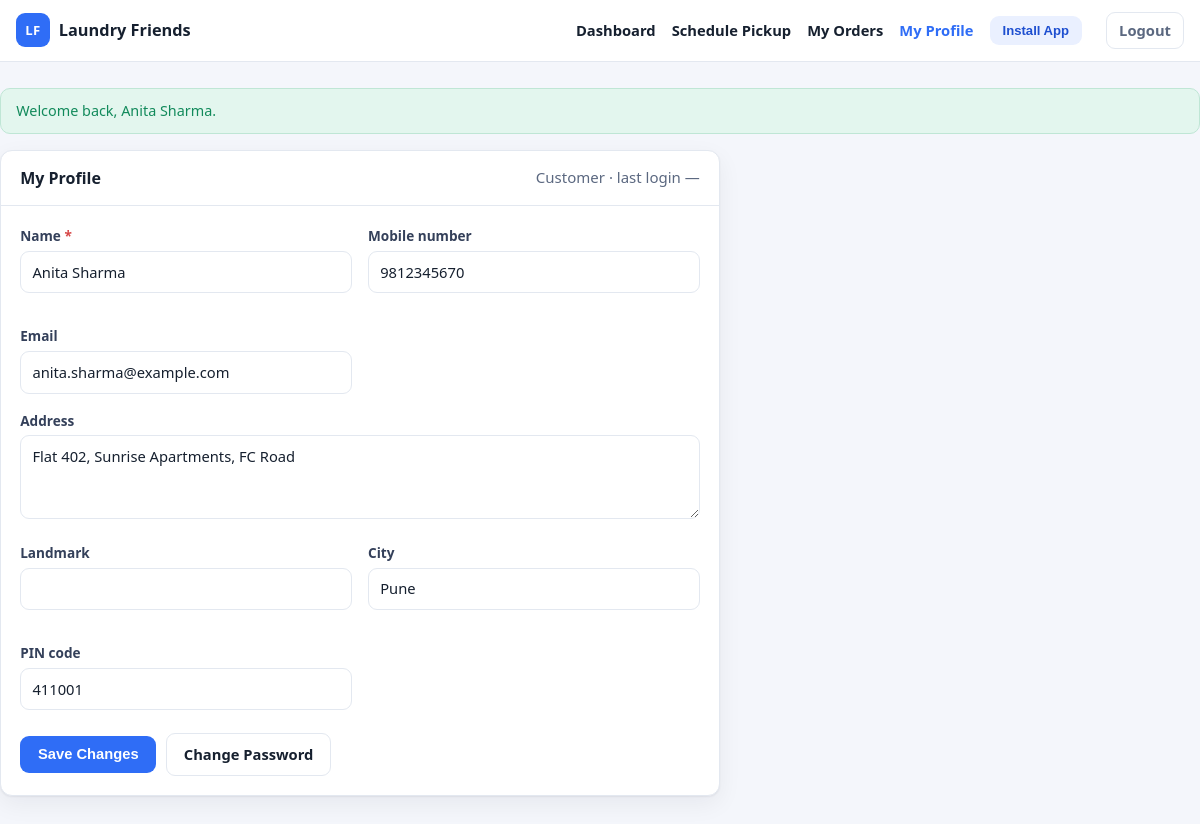
Screenshot of /account/profile.php (signed in) with the database file from the repository.
### tables this page shows
CREATE TABLE IF NOT EXISTS users (
  id INT UNSIGNED AUTO_INCREMENT PRIMARY KEY,
  role ENUM('super_admin','admin','staff','customer') NOT NULL DEFAULT 'customer',
  name VARCHAR(100) NOT NULL,
  email VARCHAR(150) NULL,
  phone VARCHAR(20) NULL,
  phone_key VARCHAR(20) NULL,
  password_hash VARCHAR(255) NOT NULL,
  is_active TINYINT(1) NOT NULL DEFAULT 1,
  must_change_password TINYINT(1) NOT NULL DEFAULT 0,
  last_login_at DATETIME NULL,
  created_by INT UNSIGNED NULL,
  created_at DATETIME NOT NULL DEFAULT CURRENT_TIMESTAMP,
  updated_at DATETIME NOT NULL DEFAULT CURRENT_TIMESTAMP ON UPDATE CURRENT_TIMESTAMP,
  UNIQUE KEY uq_users_email (email),
  UNIQUE KEY uq_users_phone_key (phone_key),
  KEY idx_users_role (role),
  KEY idx_users_active (is_active)
);

CREATE TABLE IF NOT EXISTS customers (
  id INT UNSIGNED AUTO_INCREMENT PRIMARY KEY,
  user_id INT UNSIGNED NULL,
  name VARCHAR(100) NOT NULL,
  phone VARCHAR(20) NOT NULL,
  phone_key VARCHAR(20) NULL,
  email VARCHAR(150) NULL,
  address TEXT NULL,
  landmark VARCHAR(150) NULL,
  city VARCHAR(80) NULL,
  pincode VARCHAR(10) NULL,
  latitude DECIMAL(10,7) NULL,
  longitude DECIMAL(10,7) NULL,
  place_id VARCHAR(255) NULL,
  notes TEXT NULL,
  created_by INT UNSIGNED NULL,
  created_at DATETIME NOT NULL DEFAULT CURRENT_TIMESTAMP,
  updated_at DATETIME NOT NULL DEFAULT CURRENT_TIMESTAMP ON UPDATE CURRENT_TIMESTAMP,
  UNIQUE KEY uq_customers_user (user_id),
  UNIQUE KEY uq_customers_phone_key (phone_key),
  KEY idx_customers_phone (phone)
);

### config/auth.php (called while the page is built, shortened)
<?php
function current_user(): ?array
{
    static $user = null;
    static $loaded = false;
    if ($loaded) {
        return $user;
    }
    $loaded = true;
    $user = db_row('SELECT * FROM users WHERE id = ? AND is_active = 1', [(int) $_SESSION['user_id']]);
    return $user;
}
function require_login(bool $allowPasswordChange = false): array
{
    $user = current_user();
    return $user;
}

### config/db.php (called while the page is built, shortened)
<?php
function db(): PDO
{
    static $pdo = null;
    if ($pdo instanceof PDO) {
        return $pdo;
    }
    $dsn = 'mysql:host=' . DB_HOST . ';port=' . DB_PORT . ';dbname=' . DB_NAME . ';charset=utf8mb4';
    try {
        $pdo = new PDO($dsn, DB_USER, DB_PASS, [
            PDO::ATTR_ERRMODE => PDO::ERRMODE_EXCEPTION,
            PDO::ATTR_DEFAULT_FETCH_MODE => PDO::FETCH_ASSOC,
            PDO::ATTR_EMULATE_PREPARES => false,
        ]);
        $pdo->exec("SET time_zone = '" . DB_TIMEZONE . "'");
    } catch (PDOException $e) {
        app_log_throwable($e);
        throw new RuntimeException('Database connection failed. Please try again in a moment.', 0, $e);
    }
    return $pdo;
}
function db_row(string $sql, array $params = []): ?array
{
    $stmt = db()->prepare($sql);
    $stmt->execute($params);
    $row = $stmt->fetch();
    return $row === false ? null : $row;
}

### config/helpers.php (called while the page is built, shortened)
<?php
function e(?string $value): string
{
    return htmlspecialchars((string) $value, ENT_QUOTES | ENT_SUBSTITUTE, 'UTF-8');
}
function url(string $path = ''): string
{
    return BASE_URL . '/' . ltrim($path, '/');
}
function role_label(string $role): string
{
    $map = [
        'super_admin' => 'Super Admin',
        'admin' => 'Admin / Owner',
        'staff' => 'Staff',
        'pickup' => 'Staff',
        'delivery' => 'Staff',
        'customer' => 'Customer',
    ];
    return $map[$role] ?? ucfirst($role);
}
function staff_roles(): array
{
    return ['staff', 'pickup', 'delivery'];
}
function format_datetime(?string $date): string
{
    if ($date === null || $date === '') {
        return '—';
    }
    $ts = strtotime($date);
    return $ts === false ? '—' : date('d M Y, h:i A', $ts);
}

### includes/orders.php (called while the page is built, shortened)
<?php
function customer_for_user(int $userId): ?array
{
    return db_row('SELECT * FROM customers WHERE user_id = ?', [$userId]);
}

### account/profile.php (the view, shortened to what this page needs)
<?php
require_once dirname(__DIR__) . '/bootstrap.php';
require_once dirname(__DIR__) . '/includes/layout.php';
require_once dirname(__DIR__) . '/includes/orders.php';
$user = require_login();
$isStaff = in_array($user['role'], staff_roles(), true);
$customer = null;
if ($user['role'] === 'customer') {
    $customer = customer_for_user((int) $user['id']);
}
$form = [
    'name' => (string) $user['name'],
    'email' => (string) ($user['email'] ?? ''),
    'phone' => (string) ($user['phone'] ?? ($customer['phone'] ?? '')),
    'address' => (string) ($customer['address'] ?? ''),
    'landmark' => (string) ($customer['landmark'] ?? ''),
    'city' => (string) ($customer['city'] ?? ''),
    'pincode' => (string) ($customer['pincode'] ?? ''),
];
?>
<div class="panel" style="max-width: 720px;">
    <div class="panel-head">
        <h2>My Profile</h2>
        <span class="subtle"><?= e(role_label((string) $user['role'])) ?> &middot; last login <?= e(format_datetime($user['last_login_at'])) ?></span>
    </div>
    <div class="panel-body">
        <?php if ($isStaff): ?>
            <div class="alert alert-info">
                These details are read-only for staff accounts. The owner controls the staff name, mobile number, email and password.
            </div>
            <dl class="kv">
                <dt>Name</dt><dd><?= e($form['name']) ?></dd>
                <dt>Mobile number</dt><dd><?= e($form['phone'] !== '' ? $form['phone'] : '—') ?></dd>
                <dt>Email</dt><dd><?= e($form['email'] !== '' ? $form['email'] : '—') ?></dd>
                <dt>Staff ID</dt><dd>LF-<?= e(str_pad((string) $user['id'], 4, '0', STR_PAD_LEFT)) ?></dd>
                <dt>Role</dt><dd><?= e(role_label((string) $user['role'])) ?></dd>
                <dt>Last login</dt><dd><?= e(format_datetime($user['last_login_at'])) ?></dd>
            </dl>
            <div class="form-actions">
                <a class="btn btn-ghost" href="<?= e(url(home_for_role((string) $user['role']))) ?>">Back to dashboard</a>
            </div>
        <?php else: ?>
        <form method="post" action="<?= e(url('account/profile.php')) ?>">
            <div class="form-grid">
                <div class="form-group">
                    <label for="name" class="required">Name</label>
                    <input type="text" id="name" name="name" value="<?= e($form['name']) ?>" required>
                </div>
                <div class="form-group">
                    <label for="phone">Mobile number</label>
                    <input type="tel" inputmode="tel" maxlength="16" id="phone" name="phone" value="<?= e($form['phone']) ?>" required title="10-digit mobile number">
                </div>
                <div class="form-group">
                    <label for="email">Email</label>
                    <input type="email" id="email" name="email" value="<?= e($form['email']) ?>">
                </div>
            </div>
            <?php if ($user['role'] === 'customer'): ?>
                <div class="form-group">
                    <label for="address">Address</label>
                    <textarea id="address" name="address"><?= e($form['address']) ?></textarea>
                </div>
                <div class="form-grid">
                    <div class="form-group">
                        <label for="landmark">Landmark</label>
                        <input type="text" id="landmark" name="landmark" value="<?= e($form['landmark']) ?>">
                    </div>
                    <div class="form-group">
                        <label for="city">City</label>
                        <input type="text" id="city" name="city" value="<?= e($form['city']) ?>">
                    </div>
                    <div class="form-group">
                        <label for="pincode">PIN code</label>
                        <input type="text" id="pincode" name="pincode" value="<?= e($form['pincode']) ?>">
                    </div>
                </div>
            <?php endif; ?>
            <div class="form-actions">
                <button class="btn" type="submit">Save Changes</button>
                <a class="btn btn-ghost" href="<?= e(url('account/change-password.php')) ?>">Change Password</a>
            </div>
        </form>
        <?php endif; ?>
    </div>
</div>

### assets/css/app.css (style rules this page uses)
:root { --brand: #2f6df6; --brand-dark: #1e4fd0; --brand-soft: #eaf0ff; --ink: #16202f; --ink-soft: #5b6880; --line: #e3e8f0; --bg: #f4f6fb; --card: #ffffff; --green: #128a5b; --green-soft: #e3f6ee; --amber: #b7791f; --amber-soft: #fdf3e0; --red: #d64545; --red-soft: #fdeaea; --purple: #6b46c1; --purple-soft: #f0eaff; --radius: 12px; --shadow: 0 1px 2px rgba(16, 24, 40, .06), 0 8px 24px rgba(16, 24, 40, .06); }
* { box-sizing: border-box; }
html, body { margin: 0; padding: 0; }
body { font-family: "Segoe UI", Roboto, "Helvetica Neue", Arial, sans-serif; color: var(--ink); background: var(--bg); font-size: 15px; line-height: 1.55; -webkit-font-smoothing: antialiased; }
a { color: var(--brand); text-decoration: none; }
h1, h2, h3, h4 { margin: 0 0 .5rem; line-height: 1.25; }
h2 { font-size: 1.35rem; }
.btn { display: inline-flex; align-items: center; justify-content: center; gap: .4rem; padding: .58rem 1.05rem; border-radius: 9px; border: 1px solid transparent; background: var(--brand); color: #fff; font-size: .92rem; font-weight: 600; cursor: pointer; transition: .15s ease; text-decoration: none; white-space: nowrap; }
.btn-ghost { background: transparent; color: var(--ink); border-color: var(--line); }
.panel { background: #fff; border: 1px solid var(--line); border-radius: var(--radius); box-shadow: var(--shadow); margin-bottom: 1.2rem; }
.panel-head { padding: .95rem 1.2rem; border-bottom: 1px solid var(--line); display: flex; align-items: center; justify-content: space-between; gap: .8rem; flex-wrap: wrap; }
.panel-head h2, .panel-head h3 { margin: 0; font-size: 1rem; }
.panel-body { padding: 1.2rem; }
.form-grid { display: grid; grid-template-columns: repeat(auto-fit, minmax(230px, 1fr)); gap: 1rem; }
.form-group { margin-bottom: 1rem; }
.form-group label { display: block; font-size: .85rem; font-weight: 600; margin-bottom: .3rem; color: #34405a; }
input[type=text], input[type=email], input[type=password], input[type=tel], input[type=number], input[type=date], input[type=datetime-local], input[type=search], select, textarea { width: 100%; padding: .55rem .7rem; border: 1px solid var(--line); border-radius: 9px; font: inherit; font-size: .92rem; background: #fff; color: var(--ink); }
textarea { min-height: 84px; resize: vertical; }
.required::after { content: " *"; color: var(--red); }
.form-actions { display: flex; gap: .6rem; flex-wrap: wrap; align-items: center; padding-top: .4rem; }
.subtle { color: var(--ink-soft); }

### rows the page displays
users: role "Customer", last_login_at "—"
customers: name "Anita Sharma", phone "9812345670", email "anita.sharma@example.com", address "Flat 402, Sunrise Apartments, FC Road", city "Pune", pincode "411001"

### other values shown
APP_NAME "Laundry Friends"
$item['label'] "Dashboard"
$item['label'] "Schedule Pickup"
$item['label'] "My Orders"
$item['label'] "My Profile"
$flash['message'] "Welcome back, Anita Sharma."
